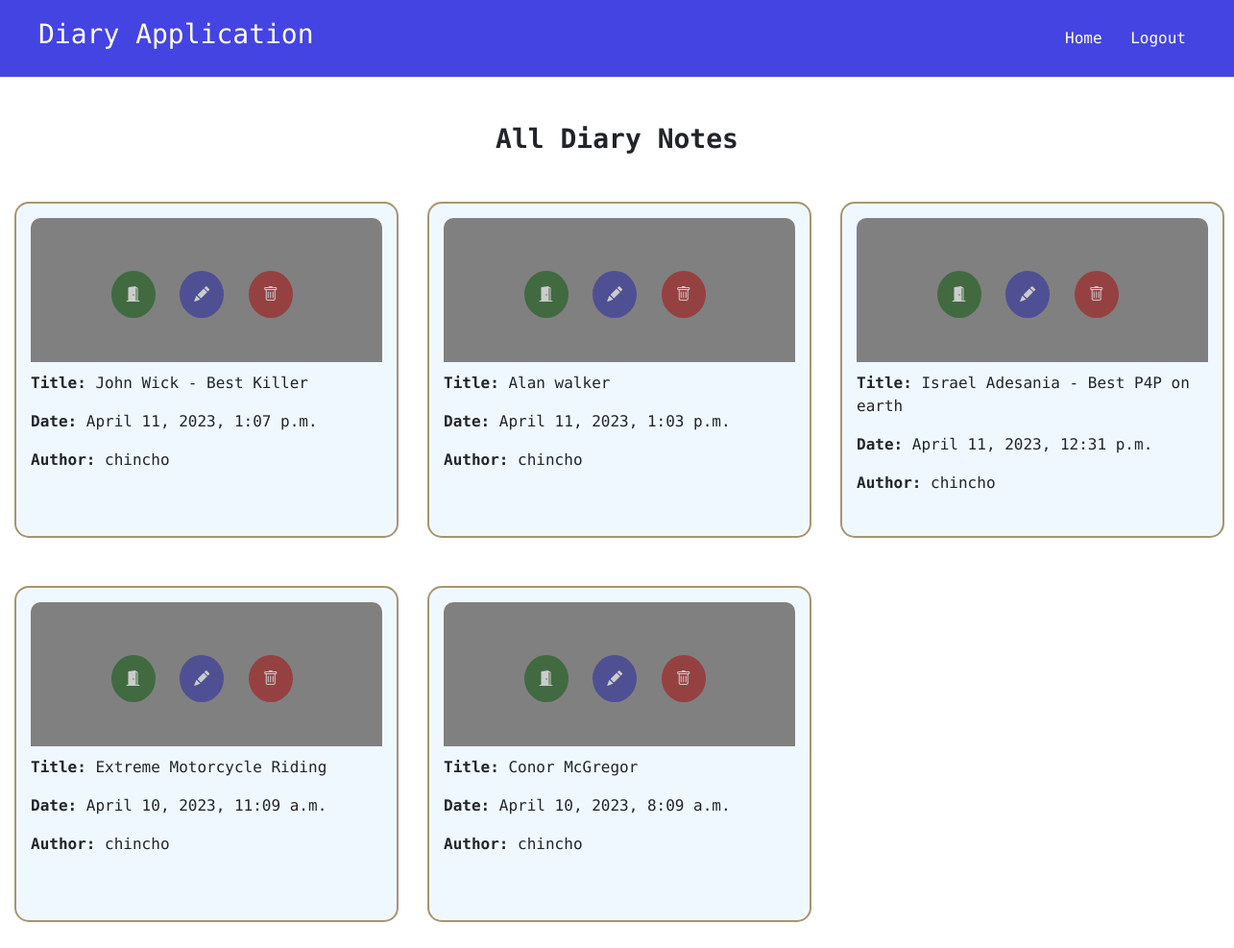
Before: /all (signed in) with the older database file.
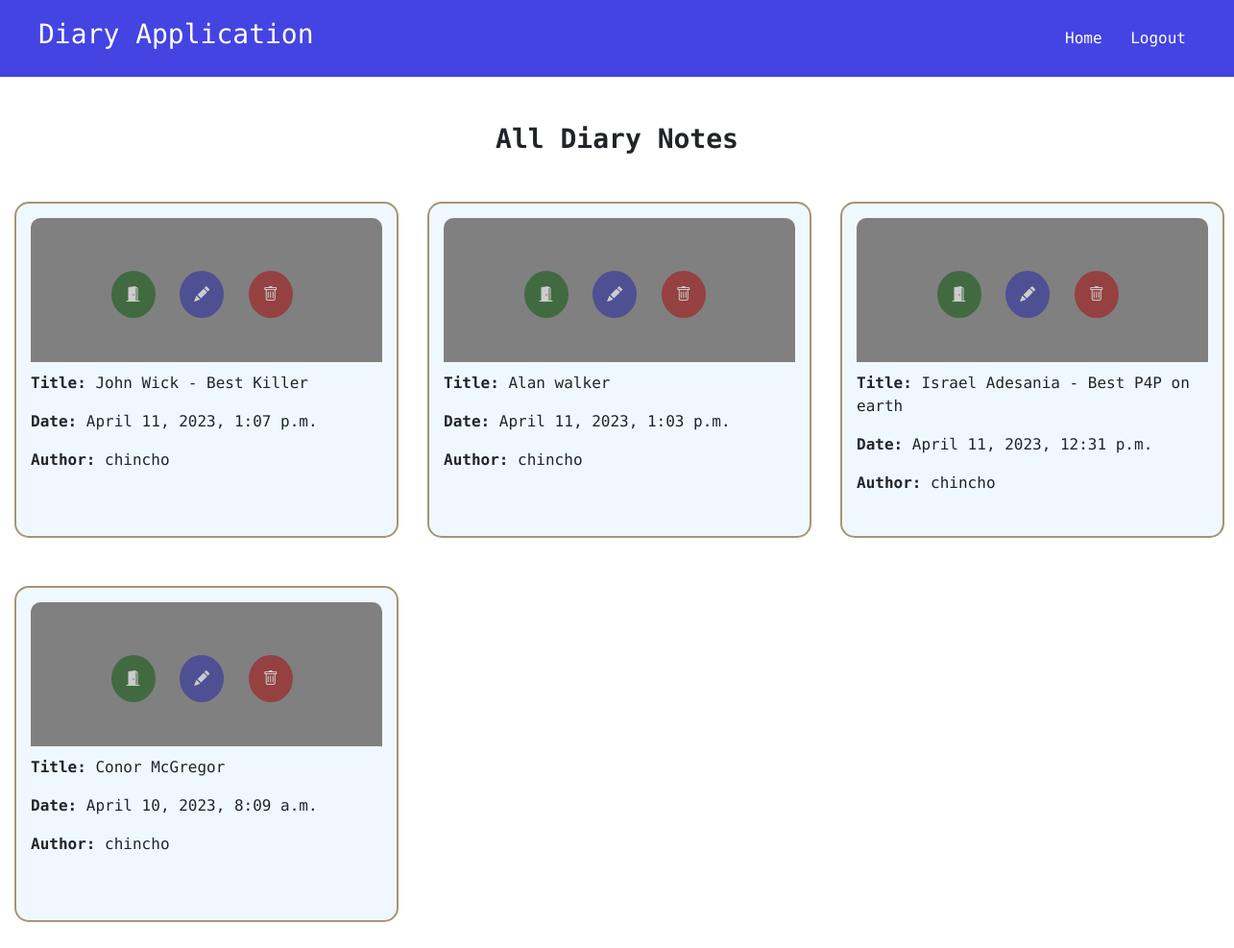
After: the same page with the newer database file.
### class_based_app/models.py (models this page shows, shortened)
class Diary(models.Model):
    title = models.CharField(max_length=200, unique=True)
    date_time = models.DateTimeField(auto_now=True)
    content = RichTextField(blank=True, null=True)
    image_url = models.CharField(max_length=500, blank=True, null=True)
    user = models.ForeignKey(User, on_delete=models.CASCADE)
    class Meta:
        verbose_name = "Diary"

### class_based_app/views.py (the view)
# urls.py: path("all", login_required(views.NoteListView.as_view(), login_url="/"), name="all")
class NoteListView(ListView):
    model = Diary
    template_name = "diary_app/all.html"
    context_object_name = "notes"
    def get_queryset(self):
        result = super(NoteListView, self).get_queryset()
        current_user = self.request.user
        result = Diary.objects.filter(user=current_user).all().order_by("-date_time")
        return result

### class_based_app/templates/diary_app/all.html (shortened to what this page needs)
{% extends "base.html" %}
{% load static %}
{% block css_styles %}
    <link rel="stylesheet" href="{% static 'diary_app/css/all.css' %}">
{% endblock css_styles %}
{% block content %}
    <h3 class="text-center fw-bold mt-5 mb-5">All Diary Notes</h3>
    <div class="mt-4 mb-5 outer-div">
        {% for note in notes %}
            <div class="diary-div">
                <p><strong>Title:</strong> {{ note.title }}</p>
                <p><strong>Date:</strong> {{ note.date_time }}</p>
                <p><strong>Author:</strong> {{ note.user.username }}</p>
                <h6 class="hold-link">
                    <a class="check-link" href="{% url 'detail' pk=note.id %}"><i class="bi bi-door-open-fill"></i></a>
                    <a class="update-link" href="{% url 'update' pk=note.id %}"><i class="bi bi-pencil-fill"></i></a>
                    <a class="delete-link" href="{% url 'delete' pk=note.id %}"><i class="bi bi-trash"></i></a>
                </h6>
            </div>
        {% endfor %}
    </div>
{% endblock content %}

Changed rows visible on the page:
removed Diary: title "Extreme Motorcycle Riding", date_time "April 10, 2023, 11:09 a.m.", user.username "chincho"
